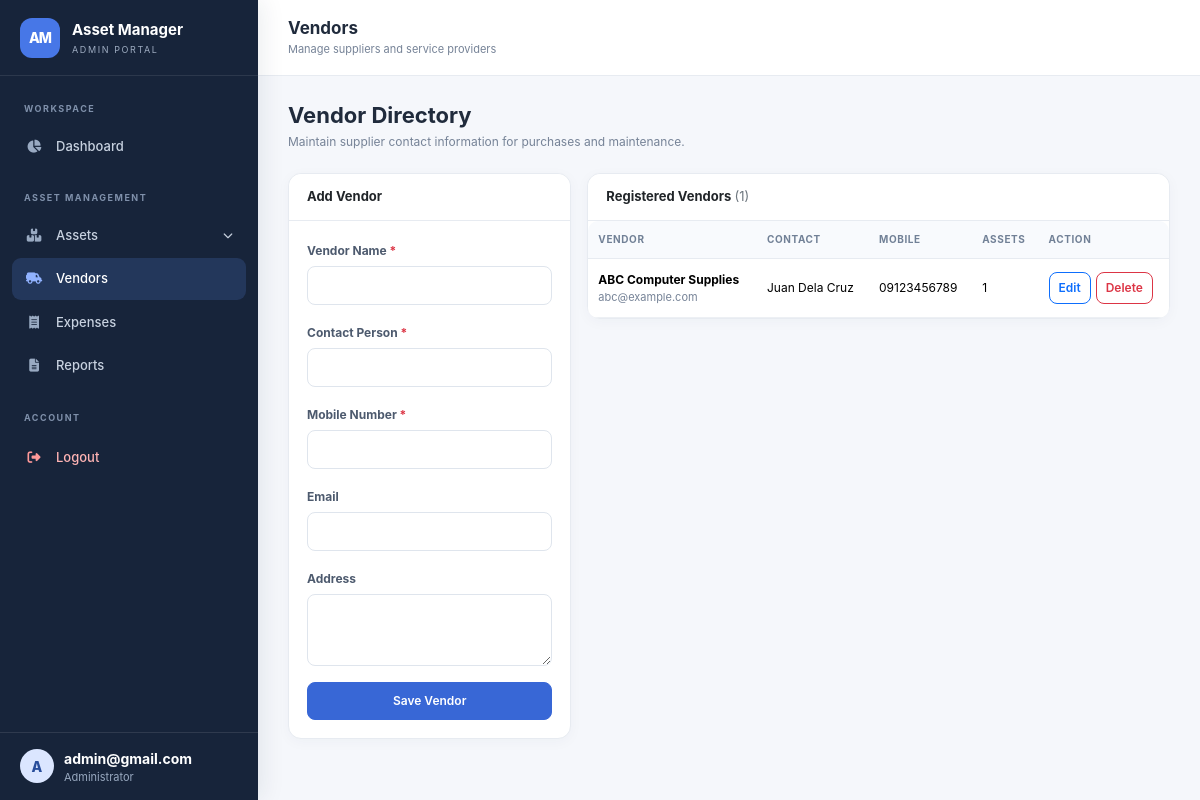
/vendors/index.php (signed in), run on the app's committed database.
### tables this page shows
CREATE TABLE IF NOT EXISTS vendors (
    id INT AUTO_INCREMENT PRIMARY KEY,
    name VARCHAR(150) NOT NULL,
    contact_person VARCHAR(100) NOT NULL,
    mobile VARCHAR(30) NOT NULL,
    email VARCHAR(150) NULL,
    address TEXT NULL,
    created_at TIMESTAMP DEFAULT CURRENT_TIMESTAMP,
    UNIQUE KEY uq_vendor_name (name)
);

### config/functions.php (called while the page is built, shortened)
<?php
function e(mixed $value): string {
    return htmlspecialchars((string) ($value ?? ''), ENT_QUOTES | ENT_SUBSTITUTE, 'UTF-8');
}

### vendors/index.php (the view, shortened to what this page needs)
<?php
require_once __DIR__ . '/../includes/auth.php';
$editing = null;
$vendors = $pdo->query('SELECT v.*, (SELECT COUNT(*) FROM assets a WHERE a.vendor_id=v.id) asset_count FROM vendors v ORDER BY v.name')->fetchAll();
include __DIR__ . '/../includes/header.php';
include __DIR__ . '/../includes/sidebar.php';
?>
<main class="main-area">
    <header class="topbar">
        <div class="d-flex align-items-center gap-3">
            <div>
                <h2 class="topbar-title">Vendors</h2>
                <div class="topbar-subtitle">Manage suppliers and service providers</div>
            </div>
        </div>
    </header>
    <div class="content-wrap">
        <div class="page-heading">
            <div>
                <h1>Vendor Directory</h1>
                <p>Maintain supplier contact information for purchases and maintenance.</p>
            </div>
        </div>
        <div class="row g-3">
            <div class="col-xl-4">
                <form method="post" class="card">
                    <div class="card-header">
                        <h3 class="card-title-sm"><?= $editing ? 'Edit Vendor' : 'Add Vendor' ?></h3>
                    </div>
                    <div class="card-body"><?= csrfField() ?>
                        <div class="mb-3">
                            <label class="form-label required">Vendor Name</label>
                            <input class="form-control" name="name" maxlength="150" value="<?= e($editing['name'] ?? '') ?>" required>
                        </div>
                        <div class="mb-3">
                            <label class="form-label required">Contact Person</label>
                            <input class="form-control" name="contact_person" maxlength="100" value="<?= e($editing['contact_person'] ?? '') ?>" required>
                        </div>
                        <div class="mb-3">
                            <label class="form-label required">Mobile Number</label>
                            <input class="form-control" name="mobile" maxlength="30" value="<?= e($editing['mobile'] ?? '') ?>" required>
                        </div>
                        <div class="mb-3">
                            <label class="form-label">Email</label>
                            <input type="email" class="form-control" name="email" value="<?= e($editing['email'] ?? '') ?>">
                        </div>
                        <div class="mb-3">
                            <label class="form-label">Address</label><textarea class="form-control" name="address" rows="3"><?= e($editing['address'] ?? '') ?></textarea>
                        </div>
                        <div class="d-flex gap-2">
                            <button class="btn btn-primary flex-grow-1">Save Vendor</button>
                        </div>
                    </div>
                </form>
            </div>
            <div class="col-xl-8">
                <div class="card">
                    <div class="card-header">
                        <h3 class="card-title-sm">Registered Vendors <span class="text-secondary fw-normal">(<?= count($vendors) ?>)</span></h3>
                    </div>
                    <div class="table-responsive">
                        <table class="table mb-0">
                            <thead>
                                <tr>
                                    <th>Vendor</th>
                                    <th>Contact</th>
                                    <th>Mobile</th>
                                    <th>Assets</th>
                                    <th>Action</th>
                                </tr>
                            </thead>
                            <tbody>
                                <?php foreach ($vendors as $v): ?>
                                    <tr>
                                        <td><strong><?= e($v['name']) ?></strong>
                                            <div class="small-muted"><?= e($v['email'] ?? '') ?></div>
                                        </td>
                                        <td><?= e($v['contact_person']) ?></td>
                                        <td><?= e($v['mobile']) ?></td>
                                        <td><?= number_format((int) $v['asset_count']) ?></td>
                                        <td>
                                            <div class="table-actions">
                                                <a class="btn btn-sm btn-outline-primary" href="?edit=<?= $v['id'] ?>">Edit</a>
                                                <form method="post" onsubmit="return confirm('Delete this vendor? Existing asset references will be cleared.');"><?= csrfField() ?>
                                                    <button class="btn btn-sm btn-outline-danger">Delete</button>
                                                </form>
                                            </div>
                                        </td>
                                    </tr>
                                <?php endforeach; ?>
                            </tbody>
                        </table>
                    </div>
                </div>
            </div>
        </div>
    </div>
</main>
<?php include __DIR__ . '/../includes/footer.php'; ?>

### assets/css/style.css (style rules this page uses)
:root { --navy: #17243a; --navy-2: #223450; --blue: #3867d6; --blue-soft: #edf3ff; --ink: #202b3c; --muted: #768397; --line: #e7ebf1; --canvas: #f5f7fb; --sidebar: 258px; }
* { box-sizing: border-box; }
body { margin: 0; background: var(--canvas); color: var(--ink); font-family: Inter, ui-sans-serif, system-ui, -apple-system, "Segoe UI", sans-serif; font-size: 14px; }
.main-area { min-height: 100vh; }
.topbar { height: 76px; background: #fff; border-bottom: 1px solid var(--line); display: flex; align-items: center; justify-content: space-between; padding: 0 30px; position: sticky; top: 0; z-index: 100; }
.topbar-title { font-size: 17px; font-weight: 700; margin: 0; }
.topbar-subtitle { font-size: 11px; color: var(--muted); margin-top: 3px; }
.content-wrap { padding: 26px 30px 36px; max-width: 1680px; margin: 0 auto; }
.page-heading { display: flex; align-items: flex-start; justify-content: space-between; gap: 15px; margin-bottom: 22px; }
.page-heading h1 { font-size: 22px; font-weight: 750; margin: 0; }
.page-heading p { margin: 5px 0 0; color: var(--muted); font-size: 12px; }
.card { border: 1px solid var(--line); border-radius: 13px; box-shadow: 0 3px 14px rgba(29, 46, 73, 0.035); }
.card-header { background: #fff; border-bottom: 1px solid var(--line); padding: 15px 18px; border-radius: 13px 13px 0 0 !important; }
.card-body { padding: 18px; }
.card-title-sm { font-size: 13px; font-weight: 700; margin: 0; }
.btn { border-radius: 8px; font-size: 12px; font-weight: 600; padding: 9px 13px; }
.btn-sm { padding: 6px 9px; }
.btn-primary { background: var(--blue); border-color: var(--blue); }
.form-control, .form-select { border-color: #dfe5ed; border-radius: 8px; min-height: 39px; font-size: 13px; }
.form-label { font-size: 12px; font-weight: 650; color: #4d5a6e; margin-bottom: 6px; }
.table { font-size: 12px; vertical-align: middle; }
.table thead th { background: #f8fafd; color: #718096; font-size: 10px; text-transform: uppercase; letter-spacing: 0.6px; font-weight: 750; border-bottom: 1px solid var(--line); white-space: nowrap; }
.table td { padding: 12px 10px; border-color: #edf0f4; }
.table th { padding: 11px 10px; }
.table-responsive { border-radius: 10px; }
.small-muted { font-size: 11px; color: var(--muted); }
.required:after { content: " *"; color: #dc3545; }
.table-actions { display: flex; gap: 5px; white-space: nowrap; }

### data on the page
vendors: name "ABC Computer Supplies", email "abc@example.com", contact_person "Juan Dela Cruz", mobile "09123456789", asset_count "1"

### other printed values
$_SESSION['admin_username'] "admin@gmail.com"
count($vendors) "1"
